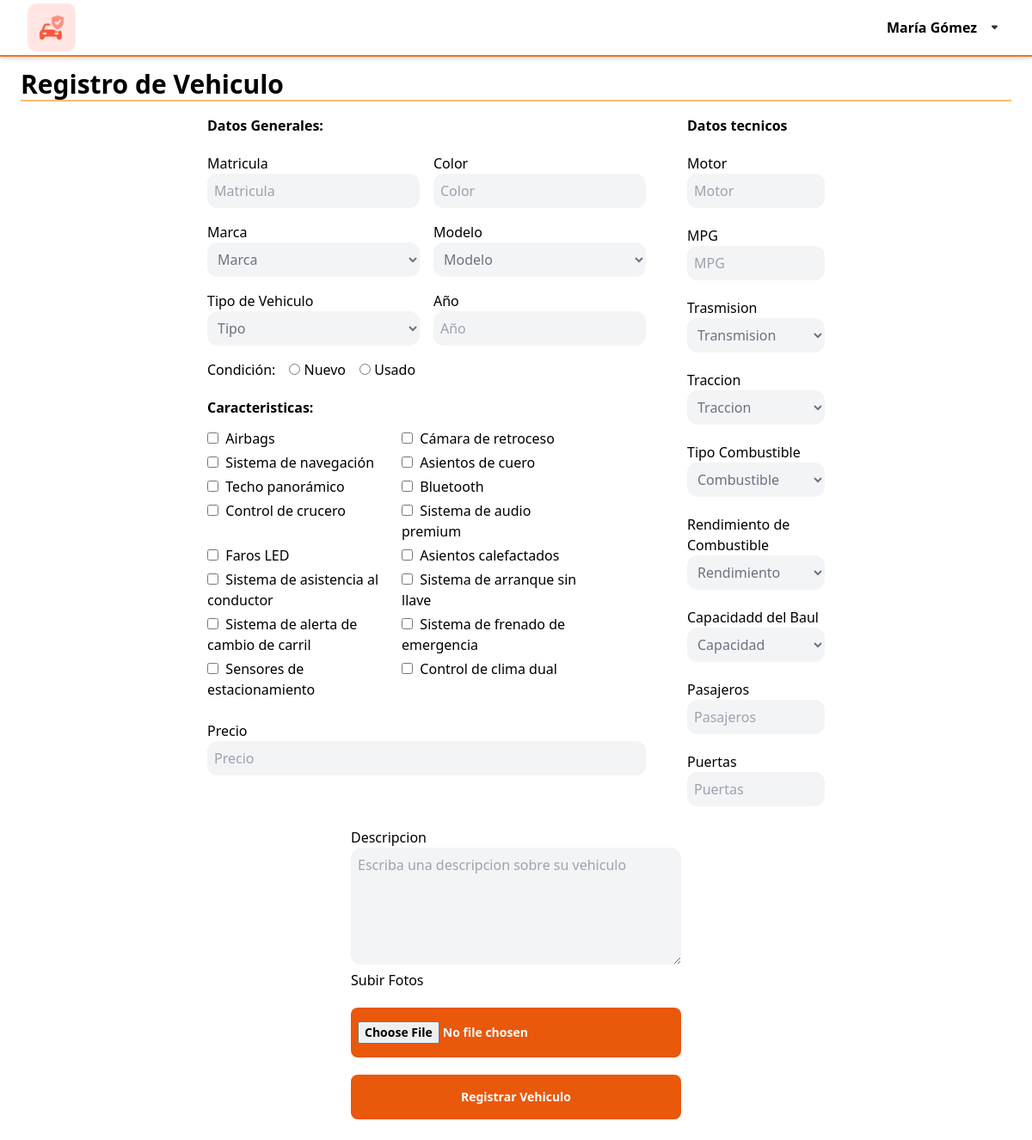
/pages/registro.php (signed in), run on the app's committed database.
### tables this page shows
CREATE TABLE `vehiculo_caracteristicas` (
  `idVehiculo_Caracteristicas` int(11) NOT NULL,
  `Vehiculo_Caracteristica` varchar(45) NOT NULL
);

### pages/registro.php (the view, shortened to what this page needs)
<?php session_start();
require("../php/connection.php");
$caracteristicas = $mysqli->query("SELECT * FROM `vehiculo_caracteristicas`");
$combustible = $mysqli->query("SELECT * FROM `combustible`");
$transmision = $mysqli->query("SELECT * FROM `transmision`");
$capacidadbaul = $mysqli->query("SELECT * FROM `tamanobaul`");
$traccion = $mysqli->query("SELECT * FROM `tracciones`");
$caracteristicas_array = array();
?>
<!DOCTYPE html>
<html lang="en">
<head>
    <link href="../css/output.css" rel="stylesheet">
    <link href="../css/input.css" rel="stylesheet">
</head>
<body>
    <?php include "./nav.php" ?>
    <div class="w-screen p-6 mt-14">
        <span class="block text-3xl font-bold border-b-2 border-orange-300 ">Registro de Vehiculo</span>
        <form action="../controller/vehiculo.php<?php if (isset($_GET["id"])) echo '?id='.$_GET["id"]; ?>" method="post" class="flex flex-col gap-6 items-center mt-4">
            <div id="cuadro" class="flex gap-12">
                <div class="flex flex-col gap-5">
                    <span class="font-semibold ">Datos Generales:</span>
                    <div class="grid grid-cols-2 gap-4">
                    <label>
                            <span>Matricula</span></br>
                            <input required  type="text" name="Matricula" placeholder="Matricula" value="<?php if (isset($vehiculo_matricula)) echo $vehiculo_matricula; ?>">
                        </label>
                        <label>
                            <span>Color</span></br>
                            <input required type="text" name="color" placeholder="Color" value="<?php if (isset($color)) echo $color; ?>">
                        </label>
                        <label>
                            <span>Marca</span></br>
                            <select id="marca" name="marca" onchange="updateModelos()">
                                <option value="" <?php if (!isset($marca)) echo 'selected'; ?>>Marca</option>
                            </select>
                        </label>
                        <label>
                            <span>Modelo</span></br>
                            <select required id="modelo" value="<?php if (isset($vehiculo_modelo)) echo $vehiculo_modelo; ?>" name="modelo">
                                <option value="" selected>Modelo</option>
                            </select>
                        </label>
                        <label>
                            <span>Tipo de Vehiculo</span></br>
                            <select id="categoria" name="categoria">
                                <option value="" <?php if (!isset($vehiculo_Categoria)) echo 'selected'; ?>>Tipo</option>
                            </select>
                        </label>
                        <label>
                            <span>Año</span></br>
                            <input required type="number" name="year" placeholder="Año" value="<?php if (isset($year)) echo $year; ?>">
                        </label>
                        <div class="flex gap-4 items-center ">
                            Condición:
                            <label>
                                <input required class="w-fit" type="radio" name="condicion[]" value="1" <?php if (isset($nuevo) && $nuevo) echo "checked"; ?>> Nuevo
                            </label>
                            <label>
                                <input required class="w-fit" type="radio" name="condicion[]" value="0" <?php if (isset($nuevo) && !$nuevo) echo "checked"; ?>> Usado
                            </label>
                        </div>
                    </div>
                    <div>
                        <span class="font-semibold text-base">Caracteristicas:</span>
                        <div class="grid grid-cols-2 gap-1 h-80 max-w-md overflow-scroll mt-3 ">
                            <?php
                            if ($caracteristicas) {
                                if ($caracteristicas->num_rows > 0) {
                                    while ($datos = $caracteristicas->fetch_assoc()) {
                                $checkbox_value = in_array($datos['idVehiculo_Caracteristicas'], $caracteristicas_array) ? "checked" : "";
                            ?>
                                        <label class="  ">
                                            <input <?php echo $checkbox_value ?>  type="checkbox" name="caracteristicas[]" value="<?php echo $datos['idVehiculo_Caracteristicas'] ?>">
                                            &nbsp;<?php echo $datos['Vehiculo_Caracteristica'] ?>
                                        </label>
                            <?php
                                    }
                                }
                            } else {
                                echo "<option >Error executing the query: " . $mysqli->error . "</option>";
                            }
                            ?>
                        </div>
                    </div>
                    <label>
                        <span>Precio</span>
                        <input required type="number" name="precio" value="<?php if (isset($precio)) echo  $precio; ?>" placeholder="Precio ">
                    </label>
                </div>
                <div class="flex flex-col gap-5 w-40  ">
                    <span class="font-semibold">Datos tecnicos</span>
                    <label>
                        <span>Motor</span></br>
                        <input required type="text" name="motor" value="<?php if (isset($precio)) echo  $motor; ?>" placeholder="Motor ">
                    </label>
                    <label>
                        <span>MPG</span></br>
                        <input required type="text" name="mpg" value="<?php if (isset($precio)) echo  $MPG; ?>" placeholder="MPG ">
                    </label>
                    <label>
                        <span>Trasmision</span></br>
                        <div>
                            <select id="Transmision" name="transmision" placeholder="Transmision">
                                <option value="" <?php if (!isset($transmision)) echo 'selected'; ?>>Transmision</option>
                            </select>
                        </div>
                    </label>
                    <label>
                        <span>Traccion</span></br>
                        <div>
                            <select id="traccion" name="traccion" placeholder="Traccion">
                                <option value="" <?php if (!isset($traccion)) echo 'selected'; ?>>Traccion</option>
                            </select>
                        </div>
                    </label>
                    <label>
                        <span>Tipo Combustible</span></br>
                        <div>
                            <select id="combustible" name="combustible" placeholder="Combustible">
                                <option value="" <?php if (!isset($combustible)) echo 'selected'; ?>>Combustible</option>
                            </select>
                        </div>
                    </label>
                    <label>
                        <span>Rendimiento de Combustible</span></br>
                        <div>
                            <select id="rendimiento" name="rendimiento" placeholder="Rendimiento">
                                <option value="" <?php if (!isset($combustible)) echo 'selected'; ?>>Rendimiento</option>
                            </select>
                        </div>
                    </label>
                    <label>
                    <span>Capacidadd del Baul</span></br>
                        <div>
                            <select id="baul" name="baul" placeholder="Baul">
                                <option value="" <?php if (!isset($capacidadbaul)) echo 'selected'; ?>>Capacidad</option>
                            </select>
                        </div>
                    </label>
                    <label>
                        <span>Pasajeros</span></br>
                        <input required type="text" name="pasajeros" value="<?php if (isset($pasajeros)) echo  $pasajeros; ?>"  placeholder="Pasajeros ">
                    </label>
                    <label>
                        <span>Puertas</span></br>
                        <input required type="text" name="puertas" value="<?php if (isset($puertas)) echo  $puertas; ?>" placeholder="Puertas ">
                    </label>
                </div>
            </div>
            <div class="w-full max-w-sm  ">
                <label>
                    <span>Descripcion</span>
                    <textarea rows="5" name="Descripcion" placeholder="Escriba una descripcion sobre su vehiculo "></textarea>
                </label>
                <label>
                    <span>Subir Fotos</span>
                    <input name="foto" class="w-full text-center  py-4 mt-5 bg-orange-600 rounded-lg text-sm  font-semibold text-white" type="file" class="hidden">
                </label>
                <button class="w-full text-center  py-4 mt-5 bg-orange-600 rounded-lg text-sm  font-semibold text-white" type="submit">Registrar Vehiculo</a>
            </div>
        </form>
    </div>
</body>
</html>

### css/input.css (style rules this page uses)
textarea,select,input { @apply bg-gray-100; @apply rounded-xl; @apply p-2; @apply text-gray-500; @apply custom-number-input; }
textarea,select,input:not([type="checkbox"],[type="radio"]) { @apply outline-none; @apply w-full; }
a,button { @apply hover:bg-orange-700; }

### data on the page
vehiculo_caracteristicas: Vehiculo_Caracteristica "Airbags"
vehiculo_caracteristicas: Vehiculo_Caracteristica "Cámara de retroceso"
vehiculo_caracteristicas: Vehiculo_Caracteristica "Sistema de navegación"
vehiculo_caracteristicas: Vehiculo_Caracteristica "Asientos de cuero"
vehiculo_caracteristicas: Vehiculo_Caracteristica "Techo panorámico"
vehiculo_caracteristicas: Vehiculo_Caracteristica "Bluetooth"
vehiculo_caracteristicas: Vehiculo_Caracteristica "Control de crucero"
vehiculo_caracteristicas: Vehiculo_Caracteristica "Sistema de audio premium"
vehiculo_caracteristicas: Vehiculo_Caracteristica "Faros LED"
vehiculo_caracteristicas: Vehiculo_Caracteristica "Asientos calefactados"
vehiculo_caracteristicas: Vehiculo_Caracteristica "Sistema de asistencia al conductor"
vehiculo_caracteristicas: Vehiculo_Caracteristica "Sistema de arranque sin llave"
vehiculo_caracteristicas: Vehiculo_Caracteristica "Sistema de alerta de cambio de carril"
vehiculo_caracteristicas: Vehiculo_Caracteristica "Sistema de frenado de emergencia"
vehiculo_caracteristicas: Vehiculo_Caracteristica "Sensores de estacionamiento"
vehiculo_caracteristicas: Vehiculo_Caracteristica "Control de clima dual"

### other printed values
$nombre "María"
$apellido "Gómez"
